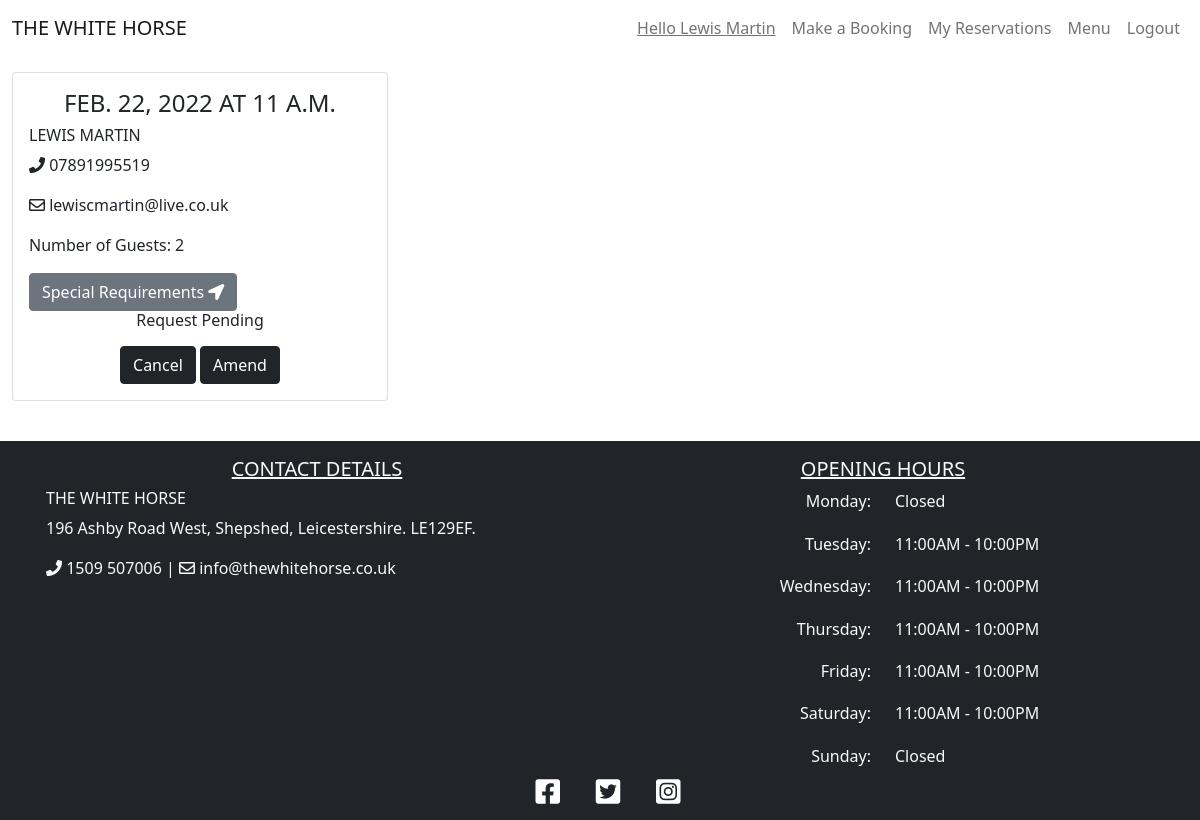
Page /reservations (signed in) on the earlier database version.
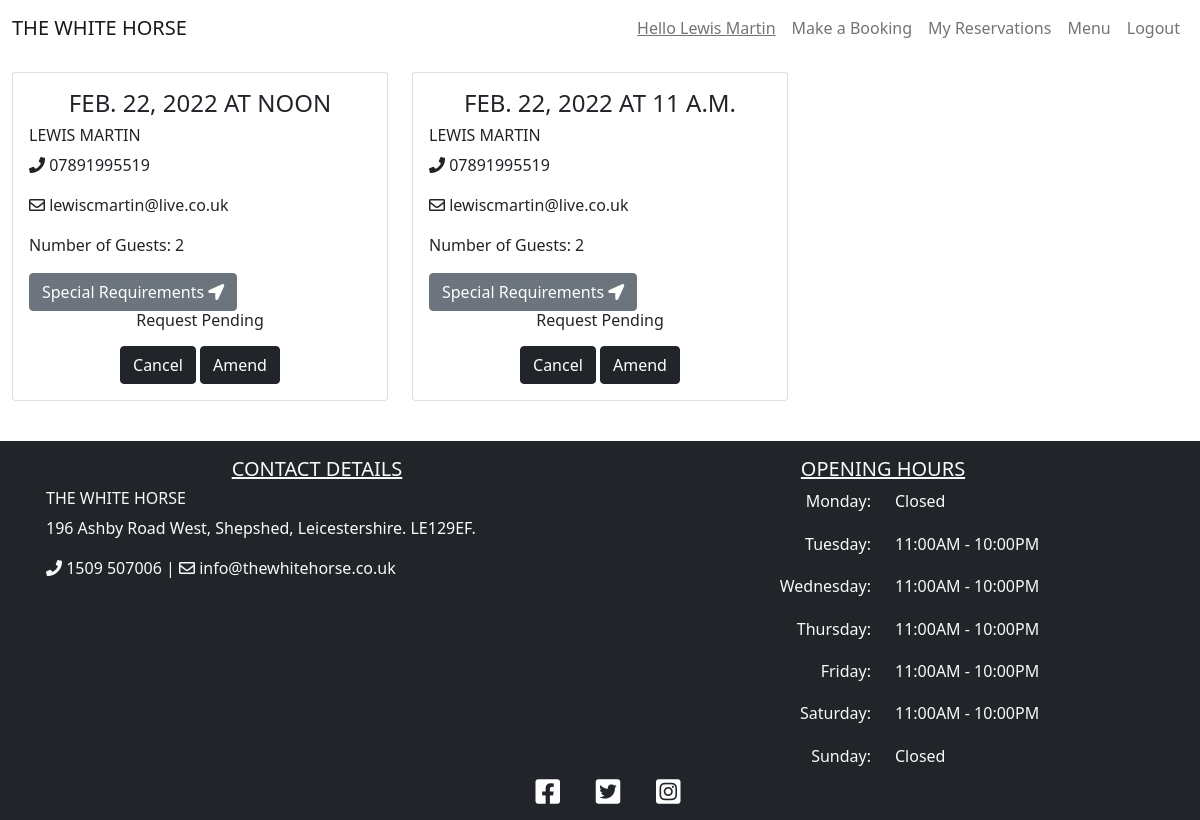
Same page on the later database version.
### booking/models.py (models this page shows, shortened)
class Booking(models.Model):
    user = models.ForeignKey(User, on_delete=models.CASCADE)
    lead = models.CharField(max_length=200, blank=False)
    email = models.CharField(max_length=200, blank=False)
    phoneNumberRegex = RegexValidator(regex=r'^\+?1?\d{9,15}$')
    mobile = models.CharField(
        validators=[phoneNumberRegex], max_length=16, blank=False
        )
    date = models.DateField(blank=False)
    time = models.TimeField(blank=False)
    notes = models.TextField(max_length=200)
    guests = models.PositiveIntegerField(blank=False)
    status = models.IntegerField(choices=STATUS, default=0)
    class Meta:
        ordering = ['-date']
        constraints = [
            models.UniqueConstraint(
                fields=['user', 'date', 'time'], name='unique_booking'
            ), ]

### booking/views.py (the view)
# urls.py: path('reservations', views.ReservationList.as_view(), name='reservations'),
class ReservationList(generic.ListView):
    model = Booking
    def sort(self, reservations):
        for reservation in reservations:
            if reservation.date < datetime.date.today():
                reservation.delete()
                return reservations
    def get(self, request, *args, **kwargs):
        if request.user.is_authenticated:
            reservations = Booking.objects.filter(user=request.user)
            self.sort(reservations)
            return render(
                request, 'reservations.html',
                {
                    'reservations': reservations,
                },
            )
        else:
            return redirect(reverse("account_login"))

### booking/mapbox_context_processor.py (called while the page is built)
def mapbox_renderer(request):
    return {
       'mapbox_token': settings.MAPBOX_TOKEN
    }

### templates/reservations.html (shortened to what this page needs)
{% extends "base.html" %}
{% block content %}
{% if not reservations %}
<div class="container mb-3">
    <div class="row">
        <div class="col-lg-12 text-center">
            <h4 class="page-heading">Reservations</h4>
            <p>It looks like you have no upcoming reservations.</p>
            <a href="{% url 'booking' %}"><button class="btn btn-dark">Make a Booking</button></a>
        </div>
    </div>
</div>
{% else %}
<div class="container-fluid mb-3">
    <div class="row">
        <div class="col-12 mt-3 left">
            <div class="row">
                {% for reservation in reservations %}
                <div class="col-md-4">
                    <div class="card mb-4">
                        <div class="card-body">
                            <h4 class='card-title text-uppercase text-center'>{{ reservation.date }} at
                                {{ reservation.time }}</h4>
                            <h6 class="text-uppercase">{{ reservation.lead }}</h6>
                            <div class='card-text'>
                                <p><i class="fas fa-phone"></i> {{ reservation.mobile }}</p>
                                <p><i class="far fa-envelope"></i> {{ reservation.email }}</p>
                                <p>Number of Guests: {{ reservation.guests }}</p>
                                <button data-bs-toggle='modal' data-bs-target='#notes' class="btn btn-secondary">Special
                                    Requirements <i class="fas fa-location-arrow"></i></button>
                                <div class='text-center h6'>
                                    {% if reservation.status == 1 %}
                                    <p>Reservation Accepted</p>
                                    {% elif reservation.status == 2 %}
                                    <p>Reservation Declined</p>
                                    {% else %}
                                    <p>Request Pending</p>
                                    {% endif %}
                                </div>
                            </div>
                            <div class='text-center'>
                                <button data-bs-toggle='modal' data-bs-target='#cancel' class="btn btn-dark">Cancel</button>
                                <a href="/amend/{{ reservation.id }}"><button class="btn btn-dark">Amend</button></a>
                            </div>
                        </div>
                    </div>
                </div>
                    {% endfor %}
                </div>
        </div>
    </div>
</div>
{% endif %}
{% endblock %}

### templates/base.html (shortened to what this page needs)
{% load static %}
<!DOCTYPE html>
<html lang="en">
<head>
    <link rel="stylesheet" href="https://cdnjs.cloudflare.com/ajax/libs/font-awesome/5.15.3/css/all.min.css">
    <link href="https://cdn.jsdelivr.net/npm/bootstrap@5.0.1/dist/css/bootstrap.min.css" rel="stylesheet"
>
    <link href='https://api.mapbox.com/mapbox-gl-js/v2.3.1/mapbox-gl.css' rel='stylesheet' />
    <link rel="stylesheet" href="{% static 'css/style.css' %}">
</head>
<body class="site">
    <header>
        <nav class="navbar sticky-top navbar-expand-lg navbar-light">
            <div class="container-fluid">
                <a class="navbar-brand text-uppercase" href="{% url 'index' %}">The White Horse</a>
                <div class="collapse navbar-collapse" id="navbarNav">
                    <ul class="navbar-nav ms-auto">
                        {% if user.is_authenticated %}
                        <li class="nav-item">
                            <a class="nav-link" href="{% url 'index' %}"><u>Hello {{ user.first_name }} {{ user.last_name }}</u></a>
                        </li>
                        <li class="nav-item">
                            <a class="nav-link" href="{% url 'booking' %}">Make a Booking</a>
                        </li>
                        <li class="nav-item">
                            <a class="nav-link" href="{% url 'reservations' %}">My Reservations</a>
                        </li>
                        {% else %}
                        <li class="nav-item">
                            <a class="nav-link" href="{% url 'account_signup' %}">Make a Booking</a>
                        </li>
                        {% endif %}
                        <li class="nav-item">
                            <a class="nav-link" href="#">Menu</a>
                        </li>
                        {% if user.is_authenticated %}
                        <li class="nav-item">
                            <a class="nav-link" href="{% url 'account_logout' %}">Logout</a>
                        </li>
                        {% endif %}
                    </ul>
                </div>
            </div>
        </nav>
    </header>
    <main class="site-content">
        {% block content %}
        {% endblock content %}
    </main>
    <footer class="footer bg-dark text-light text-lg-start text-center">
        <div class="container p-3">
            <div class="row">
                <div class="col-lg-6 col-md-12 mb-4 mb-md-0">
                    <h5 class="text-uppercase text-center"><u>Contact Details</u></h5>
                    <h6 class="text-uppercase">The White Horse</h6>
                    <p>
                        196 Ashby Road West, Shepshed, Leicestershire. LE129EF.
                    </p>
                    <p>
                        <i class="fas fa-phone"></i> 1509 507006 | <i class="far fa-envelope"></i> info@thewhitehorse.co.uk
                    </p>
                    <div class="row p-1">
                        <div id='map'></div>
                    </div>
                </div>
                <div class="col-lg-6 col-md-12 mb-4 mb-md-0">
                    <h5 class="text-uppercase text-center"><u>Opening Hours</u></h5>
                    <div class="row hours-outer">
                        <div class="col hours-inner">
                            <ul class="text-lg-end text-center list-unstyled">
                                <li>
                                    Monday:
                                </li>
                                <li>
                                    Tuesday:
                                </li>
                                <li>
                                    Wednesday:
                                </li>
                                <li>
                                    Thursday:
                                </li>
                                <li>
                                    Friday:
                                </li>
                                <li>
                                    Saturday:
                                </li>
                                <li>
                                    Sunday:
                                </li>
                            </ul>
                        </div>
                        <div class="col hours-inner">
                            <ul class="list-unstyled">
                                <li>
                                    Closed
                                </li>
                                <li>
                                    11:00AM - 10:00PM
                                </li>
                                <li>
                                    11:00AM - 10:00PM
                                </li>
                                <li>
                                    11:00AM - 10:00PM
                                </li>
                                <li>
                                    11:00AM - 10:00PM
                                </li>
                                <li>
                                    11:00AM - 10:00PM
                                </li>
                                <li>
                                    Closed
                                </li>
                            </ul>
                        </div>
                    </div>
                </div>
            </div>
        </div>
        <div class="text-center">
            <a href="https://en-gb.facebook.com/" target="_blank" rel="noopener" class="badge badge-light"
                aria-label="visit our Facebook page (opens in a new tab)"><i
                    class="fab fa-facebook-square ms-3 h3"></i></a>
            <a href="https://twitter.com/" target="_blank" rel="noopener" class="badge badge-light"
                aria-label="visit our Twitter page (opens in a new tab)"><i
                    class="fab fa-twitter-square ms-3 h3"></i></a>
            <a href="https://www.instagram.com/" target="_blank" rel="noopener" class="badge badge-light"
                aria-label="visit our Instagram page (opens in a new tab)"><i
                    class="fab fa-instagram-square ms-3 h3"></i></a>
        </div>
    </footer>
</body>
</html>

### static/css/style.css (style rules this page uses)
body { background-color: white; }
header { background-color: white; }
.site { display: flex; min-height: 100vh; flex-direction: column; }
.site-content { flex: 1; width: 100%; height: 100%; }
#map { width: 100%; height: 150px; border-radius: 25px; }
.hours-outer { height: 100%; }
.hours-inner ul { height: 100%; display: flex; flex-direction: column; }
.hours-inner li { flex: 1; }

Differences in the rows shown:
added Booking: date "FEB. 22, 2022", time "NOON", lead "LEWIS MARTIN", mobile "07891995519", email "lewiscmartin@live.co.uk", guests "2", status "Request Pending"
